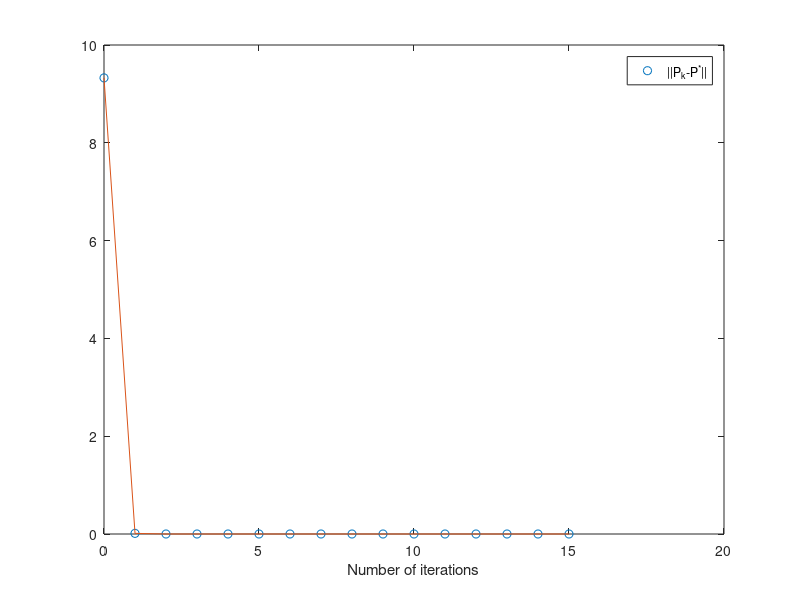
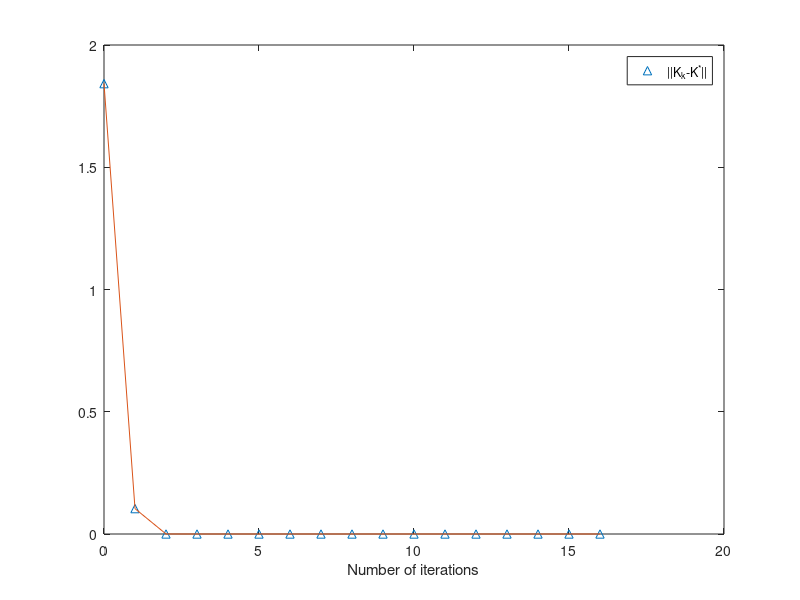
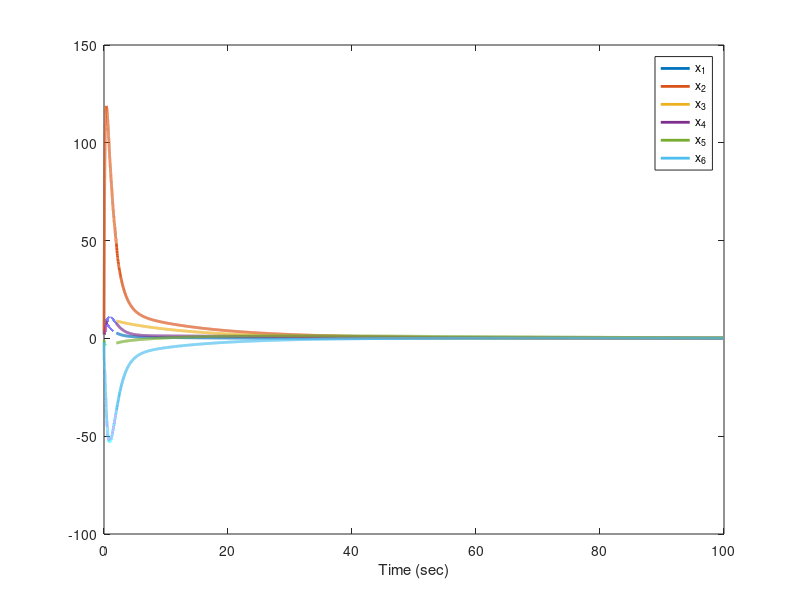
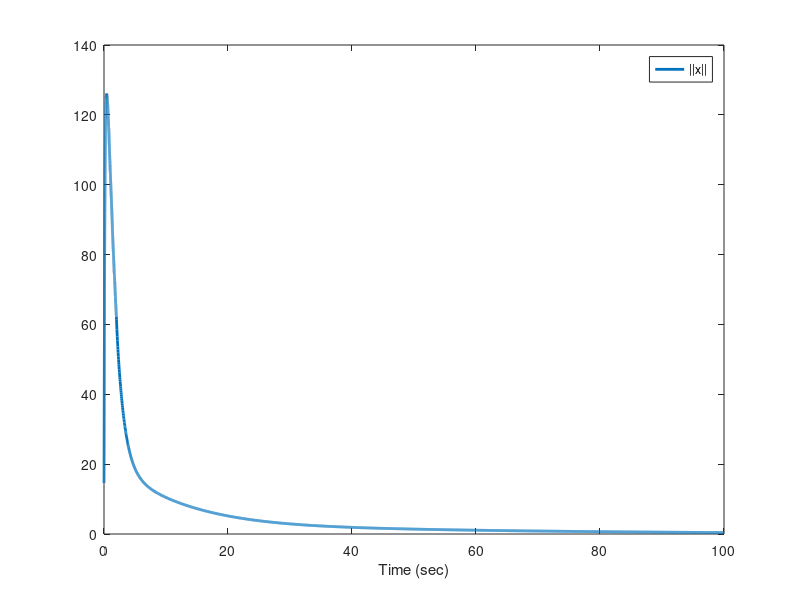

Reproduce these figures in MATLAB, in order.
% Code for the paper "Computational adaptive optimal control with an
% application to a car engine control problem",  Yu Jiang and Zhong-Ping
% Jiang,vol. 48, no. 10, pp. 2699-2704, Oct. 2012.
% Copyright 2011-2014 Yu Jiang, New York University.

function []=Jiang2012Automatica()
clc;
x_save=[];
t_save=[];
flag=1;  % 1: learning is on. 0: learning is off.

% System matrices used for simulation purpose
A=[-0.4125      -0.0248        0.0741     0.0089   0          0;
    101.5873    -7.2651        2.7608     2.8068   0          0;
    0.0704       0.0085       -0.0741    -0.0089   0          0.0200;
    0.0878       0.2672        0         -0.3674   0.0044     0.3962;
    -1.8414      0.0990        0          0       -0.0343    -0.0330;
    0            0             0       -359      187.5364   -87.0316];

B=[-0.0042  0.0064
    -1.0360  1.5849
    0.0042  0;
    0.1261  0;
    0      -0.0168;
    0       0];

[xn,un]=size(B);%size of B. un-column #, xn row #

% Set the weighting matrices for the cost function
Q=diag([1 1 0.1 0.1 0.1 0.1]);
R=eye(2);

% Initialize the feedback gain matrix
K=zeros(un,xn);  % Only if A is Hurwitz, K can be set as zero.
N=200;  %Length of the window, should be at least greater than xn^2
NN=10;  %Max iteration times
T=.01;  %Duration of time for each integration

%x0=[10;2;100;2;-1;-2]; %Initial condition
x0=[10;2;10;2;-1;-2];
i1=(rand(1,100)-.5)*1000;
i2=(rand(1,100)-.5)*1000;

Dxx=[];XX=[];XU=[];  % Data matrices

X=[x0;kron(x0',x0')';kron(x0,zeros(un,1))]';

% Run the simulation and obtain the data matrices \delta_{xx}, I_{xx},
% and I_{xu}

for i=1:N
    % Simulation the system and at the same time collect online info.
    [t,X]=ode45(@mysys, [(i-1)*T,i*T],X(end,:));

    %Append new data to the data matrices
    Dxx=[Dxx;kron(X(end,1:xn),X(end,1:xn))-kron(X(1,1:xn),X(1,1:xn))];
    XX=[XX;X(end,xn+1:xn+xn^2)-X(1,xn+1:xn+xn^2)];
    XU=[XU;X(end,xn+xn^2+1:end)-X(1,xn+xn^2+1:end)];

    % Keep track of the system trajectories
    x_save=[x_save;X];
    t_save=[t_save;t];
end

Dxx=processing_Dxx(Dxx); % Only the distinct columns left

% K=zeros(un,xn);  % Initial stabilizing feedback gain matrix
P_old=zeros(xn);P=eye(xn)*10; % Initialize the previous cost matrix
it=0;            % Counter for iterations
p_save=[];       % Track the cost matrices in all the iterations
k_save=[];       % Track the feedback gain matrix in each iterations

[K0,P0]=lqr(A,B,Q,R) % Calculate the ideal solution for comparion purpose
k_save=[norm(K-K0)];

while norm(P-P_old)>1e-10 & it<16   % Stopping criterion for learning
    it=it+1                         % Update and display the # of iters
    P_old=P;                        % Update the previous cost matrix
    QK=Q+K'*R*K;                    % Update the Qk matrix
    X2=XX*kron(eye(xn),K');         %
    X1=[Dxx,-X2-XU];                % Left-hand side of the key equation
    Y=-XX*QK(:);                    % Right-hand side of the key equation
    pp=X1\Y;                        % Solve the equations in the LS sense
    P=reshape_p(pp);                % Reconstruct the symmetric matrix
    p_save=[p_save,norm(P-P0)];     % Keep track of the cost matrix
    BPv=pp(end-(xn*un-1):end);
    K=inv(R)*reshape(BPv,un,xn)/2   % Get the improved gain matrix
    k_save=[k_save,norm(K-K0)];     % Keep track of the control gains
end

% Plot the trajectories
figure(1)
plot([0:length(p_save)-1],p_save,'o',[0:length(p_save)-1],p_save)
%axis([-0.5,it-.5,-5,15])
legend('||P_k-P^*||')
xlabel('Number of iterations')

figure(2)
plot([0:length(k_save)-1],k_save,'^',[0:length(k_save)-1],k_save)
%axis([-0.5,it+0.5,-.5,2])
legend('||K_k-K^*||')
xlabel('Number of iterations')


% Post-learning simulation
[tt,xx]=ode23(@mysys,[t(end) 100],X(end,:)');

% Keep track of the post-learning trajectories
t_final=[t_save;tt];
x_final=[x_save;xx];


figure(3)
plot(t_final,x_final(:,1:6),'Linewidth',2)
%axis([0,10,-100,200])
legend('x_1','x_2','x_3','x_4','x_5','x_6')
xlabel('Time (sec)')

figure(4)
plot(t_final,sqrt(sum(x_final(:,1:6).^2,2)),'Linewidth',2)
%axis([0,200,-50,200])
legend('||x||')
xlabel('Time (sec)')

figure(5)
plot(t_final,3.6*x_final(:,1),'k-.', ...
    t_final, x_final(:,6),'-','Linewidth',2)
%axis([0,10,-80,50])
legend('y_1 (MAF)','y_2 (MAP)')
xlabel('Time (sec)')

% The following nested function gives the dynamics of the sytem. Also,
% integraters are included for the purpose of data collection.
    function dX=mysys(t,X)
        %global A B xn un i1 i2 K flag
        x=X(1:xn);

        if t>=2;   % See if learning is stopped
            flag=0;
        end

        if flag==1
            u=zeros(un,1);
            for i=i1
                u(1)=u(1)+sin(i*t)/length(i1); % constructing the
                % exploration noise
            end
            for i=i2
                u(2)=u(2)+sin(i*t)/length(i2);
            end
            u=100*u;
        else
            u=-K*x;
        end

        dx=A*x+B*u;
        dxx=kron(x',x')';
        dux=kron(x',u')';
        dX=[dx;dxx;dux];
    end

% This nested function reconstruct the P matrix from its distinct elements
    function P=reshape_p(p)
        P=zeros(xn);
        ij=0;
        for i=1:xn
            for j=1:i
                ij=ij+1;
                P(i,j)=p(ij);
                P(j,i)=P(i,j);
            end
        end
    end

% The following nested function removes the repeated columns from Dxx
    function Dxx=processing_Dxx(Dxx)
        ij=[]; ii=[];

        for i=1:xn
            ii=[ii (i-1)*xn+i];
        end

        for i=1:xn-1
            for j=i+1:xn
                ij=[ij (i-1)*xn+j];
            end
        end

        Dxx(:,ii)=Dxx(:,ii)/2;
        Dxx(:,ij)=[];
        Dxx=Dxx*2;
    end
end